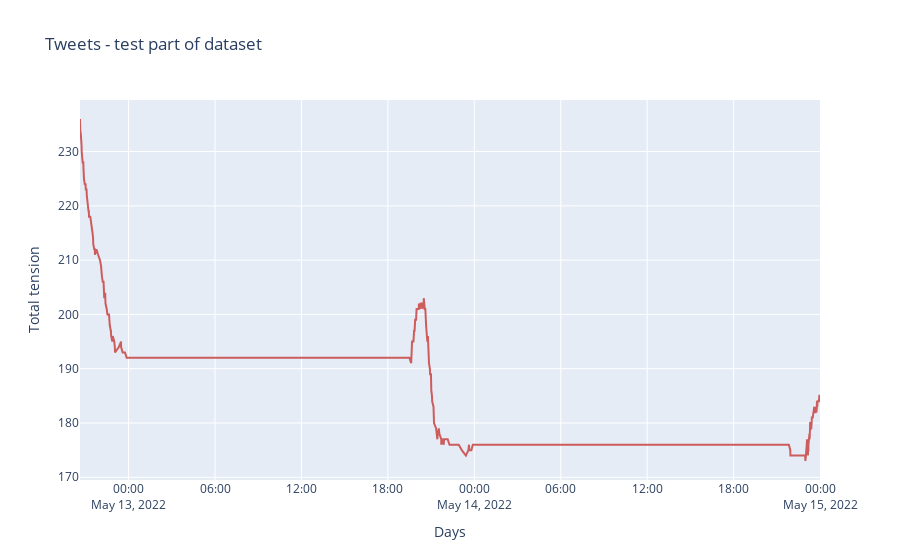

The notebook cell saved with this chart:
### Code cell
plot_time_series(ts_test, text = 'tension', title = 'Tweets - test part of dataset', x_axis = 'Days')

### Figure 1 — Plotly figure (JSON) as saved in the notebook; plotly's stock layout.template omitted (floating-point values rounded to 4 significant figures; data arrays with more than 128 entries replaced by an {"elided": "..."} marker saying what was removed)
{"data": [{"marker": {"color": "indianred"}, "text": "tension", "type": "scatter", "x": {"elided": "280 str values"}, "y": {"elided": "280 int values"}}], "layout": {"showlegend": false, "title": {"text": "Tweets - test part of dataset"}, "xaxis": {"title": {"text": "Days"}}, "yaxis": {"title": {"text": "Total tension"}}}}
